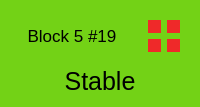
               <widget class="QWidget" name="cell_n19" native="true">
                <property name="styleSheet">
                 <string notr="true">background-color: rgb(115, 210, 22);
border-color: rgb(255, 255, 255);</string>
                </property>
                <layout class="QGridLayout" name="gridLayout_79">
                 <item row="0" column="0">
                  <widget class="QLabel" name="n19">
                   <property name="font">
                    <font>
                     <pointsize>13</pointsize>
                    </font>
                   </property>
                   <property name="text">
                    <string>Block 5 #19</string>
                   </property>
                   <property name="alignment">
                    <set>Qt::AlignCenter</set>
                   </property>
                  </widget>
                 </item>
                 <item row="0" column="1">
                  <widget class="QWidget" name="w19" native="true">
                   <property name="sizePolicy">
                    <sizepolicy hsizetype="Fixed" vsizetype="Fixed">
                     <horstretch>0</horstretch>
                     <verstretch>0</verstretch>
                    </sizepolicy>
                   </property>
                   <property name="minimumSize">
                    <size>
                     <width>50</width>
                     <height>50</height>
                    </size>
                   </property>
                   <property name="maximumSize">
                    <size>
                     <width>50</width>
                     <height>50</height>
                    </size>
                   </property>
                   <layout class="QGridLayout" name="gridLayout_80">
                    <item row="0" column="0">
                     <widget class="QWidget" name="n19_mainsys" native="true">
                      <property name="styleSheet">
                       <string notr="true">background-color: rgb(239, 41, 41);</string>
                      </property>
                     </widget>
                    </item>
                    <item row="0" column="1">
                     <widget class="QWidget" name="n19_mainradar" native="true">
                      <property name="styleSheet">
                       <string notr="true">background-color: rgb(239, 41, 41);</string>
                      </property>
                     </widget>
                    </item>
                    <item row="1" column="0">
                     <widget class="QWidget" name="n19_subsys" native="true">
                      <property name="styleSheet">
                       <string notr="true">background-color: rgb(239, 41, 41);</string>
                      </property>
                     </widget>
                    </item>
                    <item row="1" column="1">
                     <widget class="QWidget" name="n19_subradar" native="true">
                      <property name="styleSheet">
                       <string notr="true">background-color: rgb(239, 41, 41);</string>
                      </property>
                     </widget>
                    </item>
                   </layout>
                  </widget>
                 </item>
                 <item row="1" column="0" colspan="2">
                  <widget class="QLabel" name="n19_display">
                   <property name="font">
                    <font>
                     <pointsize>19</pointsize>
                    </font>
                   </property>
                   <property name="styleSheet">
                    <string notr="true">border-color: rgb(255, 255, 255);</string>
                   </property>
                   <property name="text">
                    <string>Stable</string>
                   </property>
                   <property name="alignment">
                    <set>Qt::AlignCenter</set>
                   </property>
                  </widget>
                 </item>
                </layout>
               </widget>
